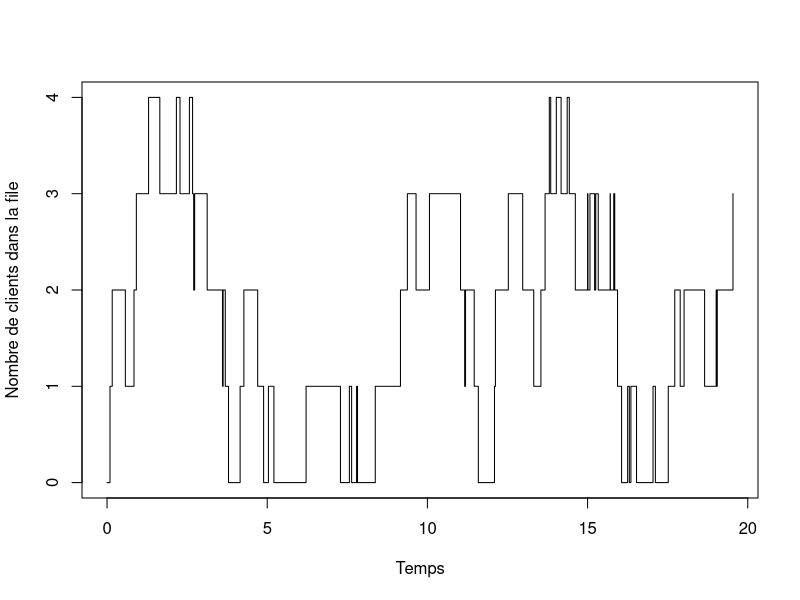

Generate this figure with R: (Note: a time limit stopped this script after it produced the figure.)
set.seed(0)
# Paramètres du modèle
temps_total = 20
lambda = 2
mu = 3

# Initialisation
liste_temps = array(dim = 0)
nombre_clients = array(dim = 0)

# Variable temporaire pour la file
nombre_clients_actuel = 0
temps = 0

# Simulation
while (temps < temps_total) {
  liste_temps = append(liste_temps, temps)
  nombre_clients = append(nombre_clients, nombre_clients_actuel)
  
  temps_arrivee = rexp(1, lambda)
  temps_service = rexp(1, mu)
  
  if (nombre_clients_actuel > 0) {
    if (temps_arrivee < temps_service) {
      temps = temps + temps_arrivee
      nombre_clients_actuel = nombre_clients_actuel + 1
    } else {
      if (temps_arrivee != temps_service){
        nombre_clients_actuel = nombre_clients_actuel - 1
      }
      temps = temps + temps_service
    }  
  } else {
    temps = temps + temps_arrivee
    nombre_clients_actuel = nombre_clients_actuel + 1
  }
}

# Graphique
plot(liste_temps,nombre_clients, type = "s", xlab = "Temps", ylab = "Nombre de clients dans la file")


# Question 2
T <- seq(0, 500, by = 5)
file_simple <- function(temps_total){
  temps_arrivee <- array(dim = 1)
  temps_service <- array(dim = 1)
  
  # Remplir le tableau des temps d'arrivée
  temps_arrivee[1] <- rexp(1, lambda)
  t <- temps_arrivee[1]
  i <- 2
  while(t < temps_total){
    tmp <- rexp(1, lambda)
    if (tmp + t < temps_total)
      temps_arrivee <- append(temps_arrivee, tmp + t)
    t <- tmp + t
    i <- i + 1
  }
  
  # Remplir le tableau des temps de service
  temps_service[1] <- rexp(1, mu)
  t <- temps_service[1]
  i <- 2
  while(t < temps_total){
    tmp <- rexp(1, mu)
    if (tmp + t < temps_total)
      temps_service <- append(temps_service, tmp + t)
    t <- tmp + t
    i <- i + 1
  }
  
  # Initialiser les vecteurs à tracer
  N <- array(dim = 1)
  temps <- array(dim = 1)
  N[1] <- 0
  temps[1] <- 0
  
  # Construire les vecteurs à tracer à partir des temps d'arrivée et de service
  i <- 1
  j <- 1
  k <- 2
  while (!is.na(temps_arrivee[i]) && !is.na(temps_service[j])){
    
    # Un client arrive
    if (temps_arrivee[i] < temps_service[j]){
      temps <- append(temps, temps_arrivee[i])
      N <- append(N, N[k-1] + 1)
      i <- i + 1
    }
    
    # Un client est servi
    else if (temps_arrivee[i] > temps_service[j]){
      temps <- append(temps, temps_service[j])
      if (N[k-1] > 0)
        N <- append(N, N[k-1] - 1)
      else
        N <- append(N, N[k-1])
      j <- j + 1
    }
    
    # Service se termine en même temps que l'arrivée d'un client
    else if (temps_arrivee[i] == temps_service[j]){
      temps <- append(temps, temps_arrivee[i])
      N <- append(N, N[k-1])
      i <- i + 1
      j <- j + 1
    }
    
    k <- k + 1
  }
  
  # Terminer de parcourir les temps de service et d'arrivée
  while (!is.na(temps_arrivee[i])){
    temps <- append(temps, temps_arrivee[i])
    N <- append(N, N[k-1] + 1)
    i <- i + 1
    k <- k + 1
  }
  while (!is.na(temps_service[j])){
    temps <- append(temps, temps_service[j])
    if (N[k-1] > 0)
      N <- append(N, N[k-1] - 1)
    else
      N <- append(N, N[k-1])
    j <- j + 1
    k <- k + 1
  }
  
  # Dernier point à t = temps_total
  N <- append(N, N[k-1])
  temps <- append(temps, temps_total)
  
  interTime = array(dim=0)
  for (i in 1:length(temps)) {
    interTime = append(interTime, temps[i+1] - temps[i])
  }
  interTime[length(temps)] = 0
  return (weighted.mean(N, interTime))
}


moyenne_mm1 <- function(temps_total, nb_tests){
  q <- 0
  for (i in 1:nb_tests){
    q <- q + file_simple(temps_total)
  }
  return (q/nb_tests)
}
moy <- rep(0, length(T))
for (i in 1:length(T)) {
  if(i!=0){
    moy[i] <- moyenne_mm1(T[i],100);
  }
}
moy[0] <- 0;
rho = lambda / mu
theorique = (rho/(1-rho))
plot(T, moy, xlab="T (min)", ylab="Nombre de client moyen", main = "File M/M/1", col="blue", type="l")
lines(T, array(data=(theorique),dim=length(T)), col="red", type="l", lwd = 2, lty = 2)
legend("bottomright", legend=c("Moyenne mesurée", "Moyenne théorique"),col=c("blue", "red"), lty = 1:2, lwd=2)




# Affichage des résultats
# cbind(T, mean_clients) # Nombre moyen de clients dans le système en fonction de T

moyenne_mm1 <- function(lambda, mu, TT, nb_tests){
  q <- 0
  for (i in 1:nb_tests){
    q <- q + file_simple(TT)
  }
  return (q/nb_tests)
}

moyenne_T_croissant_mm1 <-function(lambda, mu, TT_max, step){
  q <- array(dim = 1)
  TT <- array(dim = 1)
  q[1] <- 0
  TT[1] <- 0
  
  i<-step
  while (i<=TT_max){
    q <- append(q, moyenne_mm1(lambda, mu, i, 100))
    TT <- append(TT, i)
    i<-i+step
  }
  plot(TT, q, xlab="T (min)", ylab="q(T)", type="l")
}

evolution_Q_mm1 <- function(TT,mu,step){
  i<-1
  Q <- array(dim = 1)
  rho <- array(dim = 1)
  
  Q[1]<-0
  rho[1]<-0
  
  while(i<=2*mu){
    Q <- append(Q, moyenne_mm1(i, mu, TT, 100))
    rho <- append(rho, i/mu)
    i<-i+step
  }
  plot(rho, Q, xlab="rho", ylab="q(T)", type="l")
}

evolution_qT_mm1 <- function(TT, mu, step){
  i<-0
  qT <- array(dim = 1)
  rho <- array(dim = 1)
  
  qT[1]<-0
  rho[1]<-0
  i<-step
  while(i<=2*mu){
    q<-0
    for (j in 1:100){ #TT
      moy = moyenne_mm1(i, mu, j, 10)
      if (!is.nan(moy))
        q <- q + moy
    }
    qT <- append(qT, (1/TT)*q)
    
    rho <- append(rho, i/mu)
    i<-i+step
  }
  plot(rho, qT, xlab="rho", ylab="qT(T)", type="l")
}
